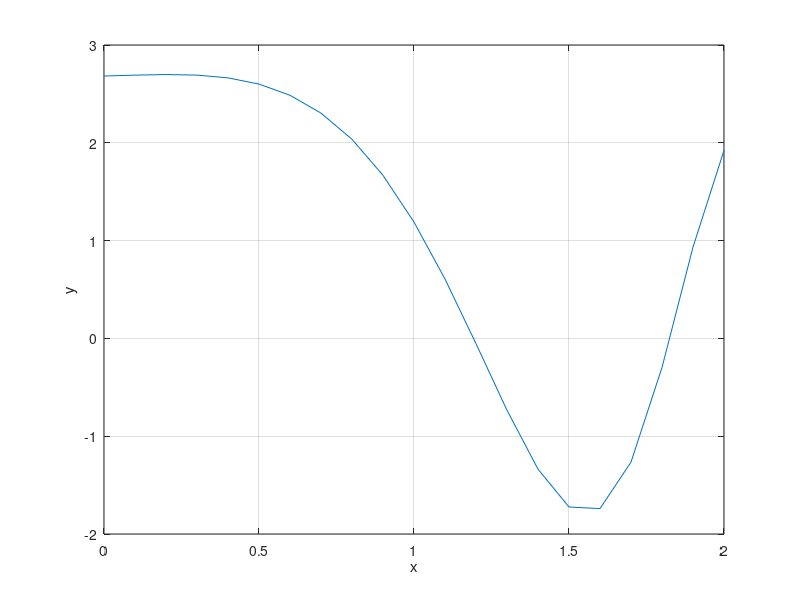

This figure's MATLAB source:
clc;
clear;
fx=@(x) 2*sin(exp(x))+exp(-x);
x=0:0.1:2;
y=fx(x);
plot(x,y); grid on; xlabel('x'); ylabel('y');
opt=optimset('TolX',1.0e-5);
[x1,f1]=fzero(fx,1.2,opt);
[x2,f2]=fzero(fx,1.8,opt);
fprintf('%s%9.6f\n ','f1=',f1);
fprintf('%s%9.6f\n ','x1=',x1);
fprintf('%s%9.6f\n ','f2=',f2);
fprintf('%s%9.6f\n ','x2=',x2);